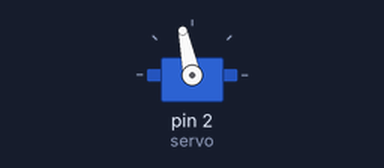
This sketch was run on a simulated Arduino Uno, built with avr-gcc and run on an emulated ATmega328P. Parts: servo. What the sketch prints to the serial monitor is not drawn.

Above: at 0.05 s.
Timing chart, 0 to 4.6 s (numbered marks = the images above):
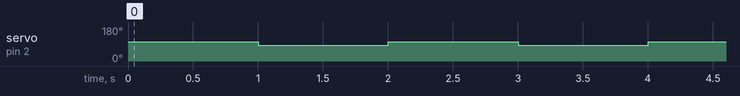

The sketch:

blink_ESC.ino
```cpp
#include <Arduino.h>
#include <Servo.h>

Servo servo;
void setup() {
  // put your setup code here, to run once:
  Serial.begin(9600);
  Serial.write("start\n");
  servo.attach(2);
}

void loop() {
  // put your main code here, to run repeatedly:
  servo.writeMicroseconds(1600);
  Serial.write("low\n");
  delay(1000);

  servo.writeMicroseconds(1400);
  Serial.write("high\n");
  delay(1000);
}
```

Measured:
- by itself, servo on pin 2 (servo): alternates 102° for 1.0 s and 83° for 1.0 s
